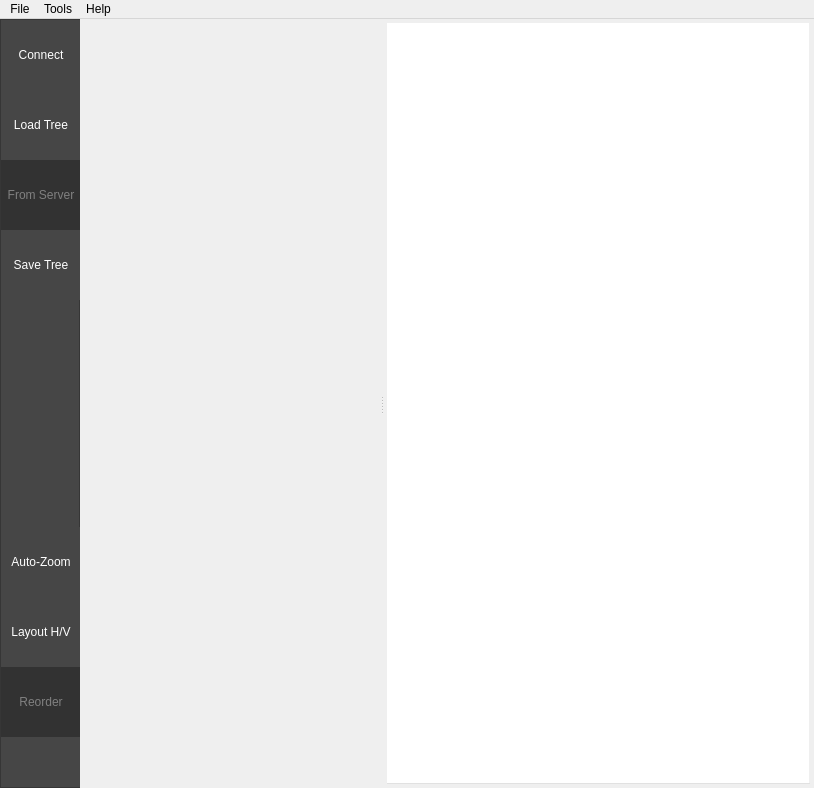
<?xml version="1.0" encoding="UTF-8"?>
<ui version="4.0">
 <class>MainWindow</class>
 <widget class="QMainWindow" name="MainWindow">
  <property name="geometry">
   <rect>
    <x>0</x>
    <y>0</y>
    <width>814</width>
    <height>788</height>
   </rect>
  </property>
  <property name="minimumSize">
   <size>
    <width>800</width>
    <height>600</height>
   </size>
  </property>
  <property name="windowTitle">
   <string>Groot</string>
  </property>
  <property name="iconSize">
   <size>
    <width>60</width>
    <height>60</height>
   </size>
  </property>
  <property name="toolButtonStyle">
   <enum>Qt::ToolButtonTextUnderIcon</enum>
  </property>
  <property name="tabShape">
   <enum>QTabWidget::Rounded</enum>
  </property>
  <widget class="QWidget" name="centralwidget">
   <property name="styleSheet">
    <string notr="true"/>
   </property>
   <layout class="QHBoxLayout" name="horizontalLayout">
    <property name="spacing">
     <number>0</number>
    </property>
    <property name="leftMargin">
     <number>0</number>
    </property>
    <property name="topMargin">
     <number>0</number>
    </property>
    <property name="rightMargin">
     <number>0</number>
    </property>
    <property name="bottomMargin">
     <number>0</number>
    </property>
    <item>
     <widget class="QFrame" name="frame">
      <property name="minimumSize">
       <size>
        <width>80</width>
        <height>0</height>
       </size>
      </property>
      <property name="maximumSize">
       <size>
        <width>80</width>
        <height>16777215</height>
       </size>
      </property>
      <property name="styleSheet">
       <string notr="true">background-color: rgb(70, 70, 70);
</string>
      </property>
      <property name="frameShape">
       <enum>QFrame::StyledPanel</enum>
      </property>
      <property name="frameShadow">
       <enum>QFrame::Raised</enum>
      </property>
      <layout class="QVBoxLayout" name="verticalLayout">
       <property name="spacing">
        <number>0</number>
       </property>
       <property name="leftMargin">
        <number>0</number>
       </property>
       <property name="topMargin">
        <number>0</number>
       </property>
       <property name="rightMargin">
        <number>0</number>
       </property>
       <property name="bottomMargin">
        <number>0</number>
       </property>
       <item>
        <widget class="QToolButton" name="toolButtonConnect">
         <property name="minimumSize">
          <size>
           <width>80</width>
           <height>70</height>
          </size>
         </property>
         <property name="maximumSize">
          <size>
           <width>80</width>
           <height>70</height>
          </size>
         </property>
         <property name="font">
          <font>
           <pointsize>9</pointsize>
          </font>
         </property>
         <property name="focusPolicy">
          <enum>Qt::NoFocus</enum>
         </property>
         <property name="autoFillBackground">
          <bool>false</bool>
         </property>
         <property name="styleSheet">
          <string notr="true">QToolButton {
    color:white;
}
QToolButton:hover{
   background-color: rgb(110, 110, 110);
}
QToolButton:pressed{
  background-color: rgb(50, 150, 0)
}
QToolButton:disabled{
  color:gray;
  background-color: rgb(50, 50, 50)
}
</string>
         </property>
         <property name="text">
          <string>Connect</string>
         </property>
         <property name="icon">
          <iconset resource="resources/icons.qrc">
           <normaloff>:/icons/svg/connect.svg</normaloff>:/icons/svg/connect.svg</iconset>
         </property>
         <property name="iconSize">
          <size>
           <width>34</width>
           <height>34</height>
          </size>
         </property>
         <property name="checkable">
          <bool>false</bool>
         </property>
         <property name="toolButtonStyle">
          <enum>Qt::ToolButtonTextUnderIcon</enum>
         </property>
         <property name="autoRaise">
          <bool>true</bool>
         </property>
        </widget>
       </item>
       <item>
        <widget class="QToolButton" name="toolButtonLoadFile">
         <property name="minimumSize">
          <size>
           <width>80</width>
           <height>70</height>
          </size>
         </property>
         <property name="maximumSize">
          <size>
           <width>80</width>
           <height>70</height>
          </size>
         </property>
         <property name="font">
          <font>
           <pointsize>9</pointsize>
          </font>
         </property>
         <property name="focusPolicy">
          <enum>Qt::NoFocus</enum>
         </property>
         <property name="autoFillBackground">
          <bool>false</bool>
         </property>
         <property name="styleSheet">
          <string notr="true">QToolButton {
    color:white;
}

QToolButton:hover{
   background-color: rgb(110, 110, 110);
}

QToolButton:pressed{
  background-color: rgb(50, 150, 0)
}

QToolButton:disabled{
  color:gray;
  background-color: rgb(50, 50, 50)
}
</string>
         </property>
         <property name="text">
          <string>Load Tree</string>
         </property>
         <property name="icon">
          <iconset resource="resources/icons.qrc">
           <normaloff>:/icons/svg/folder.svg</normaloff>:/icons/svg/folder.svg</iconset>
         </property>
         <property name="iconSize">
          <size>
           <width>34</width>
           <height>34</height>
          </size>
         </property>
         <property name="checkable">
          <bool>false</bool>
         </property>
         <property name="toolButtonStyle">
          <enum>Qt::ToolButtonTextUnderIcon</enum>
         </property>
         <property name="autoRaise">
          <bool>true</bool>
         </property>
        </widget>
       </item>
       <item>
        <widget class="QToolButton" name="toolButtonLoadRemote">
         <property name="enabled">
          <bool>false</bool>
         </property>
         <property name="minimumSize">
          <size>
           <width>80</width>
           <height>70</height>
          </size>
         </property>
         <property name="maximumSize">
          <size>
           <width>80</width>
           <height>70</height>
          </size>
         </property>
         <property name="font">
          <font>
           <pointsize>9</pointsize>
          </font>
         </property>
         <property name="focusPolicy">
          <enum>Qt::NoFocus</enum>
         </property>
         <property name="toolTip">
          <string/>
         </property>
         <property name="autoFillBackground">
          <bool>false</bool>
         </property>
         <property name="styleSheet">
          <string notr="true">QToolButton {
    color:white;
}

QToolButton:hover{
   background-color: rgb(110, 110, 110);
}

QToolButton:pressed{
  background-color: rgb(50, 150, 0)
}

QToolButton:disabled{
  color:gray;
  background-color: rgb(50, 50, 50)
}
</string>
         </property>
         <property name="text">
          <string>From Server</string>
         </property>
         <property name="icon">
          <iconset resource="resources/icons.qrc">
           <normaloff>:/icons/svg/server_download.svg</normaloff>:/icons/svg/server_download.svg</iconset>
         </property>
         <property name="iconSize">
          <size>
           <width>34</width>
           <height>34</height>
          </size>
         </property>
         <property name="checkable">
          <bool>false</bool>
         </property>
         <property name="toolButtonStyle">
          <enum>Qt::ToolButtonTextUnderIcon</enum>
         </property>
         <property name="autoRaise">
          <bool>true</bool>
         </property>
        </widget>
       </item>
       <item>
        <widget class="QToolButton" name="toolButtonSaveFile">
         <property name="minimumSize">
          <size>
           <width>80</width>
           <height>70</height>
          </size>
         </property>
         <property name="maximumSize">
          <size>
           <width>80</width>
           <height>70</height>
          </size>
         </property>
         <property name="font">
          <font>
           <pointsize>9</pointsize>
          </font>
         </property>
         <property name="focusPolicy">
          <enum>Qt::NoFocus</enum>
         </property>
         <property name="autoFillBackground">
          <bool>false</bool>
         </property>
         <property name="styleSheet">
          <string notr="true">QToolButton {
    color:white;
}

QToolButton:hover{
   background-color: rgb(110, 110, 110);
}

QToolButton:pressed{
  background-color: rgb(50, 150, 0)
}

QToolButton:disabled{
  color:gray;
  background-color: rgb(50, 50, 50)
}
</string>
         </property>
         <property name="text">
          <string>Save Tree</string>
         </property>
         <property name="icon">
          <iconset resource="resources/icons.qrc">
           <normaloff>:/icons/svg/save_white.svg</normaloff>:/icons/svg/save_white.svg</iconset>
         </property>
         <property name="iconSize">
          <size>
           <width>34</width>
           <height>34</height>
          </size>
         </property>
         <property name="checkable">
          <bool>false</bool>
         </property>
         <property name="toolButtonStyle">
          <enum>Qt::ToolButtonTextUnderIcon</enum>
         </property>
         <property name="autoRaise">
          <bool>true</bool>
         </property>
        </widget>
       </item>
       <item>
        <spacer name="verticalSpacer_2">
         <property name="orientation">
          <enum>Qt::Vertical</enum>
         </property>
         <property name="sizeHint" stdset="0">
          <size>
           <width>20</width>
           <height>40</height>
          </size>
         </property>
        </spacer>
       </item>
       <item>
        <widget class="QToolButton" name="toolButtonCenterView">
         <property name="minimumSize">
          <size>
           <width>80</width>
           <height>70</height>
          </size>
         </property>
         <property name="maximumSize">
          <size>
           <width>80</width>
           <height>70</height>
          </size>
         </property>
         <property name="font">
          <font>
           <pointsize>9</pointsize>
          </font>
         </property>
         <property name="focusPolicy">
          <enum>Qt::NoFocus</enum>
         </property>
         <property name="toolTip">
          <string>Zoom and Center view</string>
         </property>
         <property name="styleSheet">
          <string notr="true">QToolButton {
    color:white;
}

QToolButton:hover{
   background-color: rgb(110, 110, 110);
}

QToolButton:pressed{
  background-color: rgb(50, 150, 0)
}

QToolButton:disabled{
  color:gray;
  background-color: rgb(50, 50, 50)
}
</string>
         </property>
         <property name="text">
          <string>Auto-Zoom</string>
         </property>
         <property name="icon">
          <iconset resource="resources/icons.qrc">
           <normaloff>:/icons/svg/zoom_home.svg</normaloff>:/icons/svg/zoom_home.svg</iconset>
         </property>
         <property name="iconSize">
          <size>
           <width>32</width>
           <height>32</height>
          </size>
         </property>
         <property name="toolButtonStyle">
          <enum>Qt::ToolButtonTextUnderIcon</enum>
         </property>
         <property name="autoRaise">
          <bool>true</bool>
         </property>
        </widget>
       </item>
       <item>
        <widget class="QToolButton" name="toolButtonLayout">
         <property name="minimumSize">
          <size>
           <width>80</width>
           <height>70</height>
          </size>
         </property>
         <property name="maximumSize">
          <size>
           <width>80</width>
           <height>70</height>
          </size>
         </property>
         <property name="baseSize">
          <size>
           <width>80</width>
           <height>65</height>
          </size>
         </property>
         <property name="font">
          <font>
           <pointsize>9</pointsize>
          </font>
         </property>
         <property name="focusPolicy">
          <enum>Qt::NoFocus</enum>
         </property>
         <property name="styleSheet">
          <string notr="true">QToolButton {
    color:white;
}

QToolButton:hover{
   background-color: rgb(110, 110, 110);
}

QToolButton:pressed{
  background-color: rgb(50, 150, 0)
}

QToolButton:disabled{
  color:gray;
  background-color: rgb(50, 50, 50)
}
</string>
         </property>
         <property name="text">
          <string>Layout H/V</string>
         </property>
         <property name="icon">
          <iconset resource="resources/icons.qrc">
           <normaloff>:/icons/BT-horizontal.png</normaloff>:/icons/BT-horizontal.png</iconset>
         </property>
         <property name="iconSize">
          <size>
           <width>34</width>
           <height>34</height>
          </size>
         </property>
         <property name="toolButtonStyle">
          <enum>Qt::ToolButtonTextUnderIcon</enum>
         </property>
         <property name="autoRaise">
          <bool>true</bool>
         </property>
        </widget>
       </item>
       <item>
        <widget class="QToolButton" name="toolButtonReorder">
         <property name="enabled">
          <bool>false</bool>
         </property>
         <property name="sizePolicy">
          <sizepolicy hsizetype="Fixed" vsizetype="Fixed">
           <horstretch>80</horstretch>
           <verstretch>70</verstretch>
          </sizepolicy>
         </property>
         <property name="minimumSize">
          <size>
           <width>80</width>
           <height>70</height>
          </size>
         </property>
         <property name="font">
          <font>
           <pointsize>9</pointsize>
          </font>
         </property>
         <property name="focusPolicy">
          <enum>Qt::NoFocus</enum>
         </property>
         <property name="styleSheet">
          <string notr="true">QToolButton {
    color:white;
}

QToolButton:hover{
   background-color: rgb(110, 110, 110);
}

QToolButton:pressed{
  background-color: rgb(50, 150, 0)
}

QToolButton:disabled{
  color:gray;
  background-color: rgb(50, 50, 50)
}
</string>
         </property>
         <property name="text">
          <string>Reorder</string>
         </property>
         <property name="icon">
          <iconset resource="resources/icons.qrc">
           <normaloff>:/icons/svg/magic-wand.svg</normaloff>:/icons/svg/magic-wand.svg</iconset>
         </property>
         <property name="iconSize">
          <size>
           <width>32</width>
           <height>32</height>
          </size>
         </property>
         <property name="toolButtonStyle">
          <enum>Qt::ToolButtonTextUnderIcon</enum>
         </property>
         <property name="autoRaise">
          <bool>true</bool>
         </property>
        </widget>
       </item>
       <item>
        <widget class="QFrame" name="semaphoreFrame">
         <property name="minimumSize">
          <size>
           <width>90</width>
           <height>50</height>
          </size>
         </property>
         <property name="maximumSize">
          <size>
           <width>90</width>
           <height>50</height>
          </size>
         </property>
         <layout class="QHBoxLayout" name="topLayout">
          <property name="spacing">
           <number>0</number>
          </property>
          <property name="topMargin">
           <number>1</number>
          </property>
          <property name="bottomMargin">
           <number>1</number>
          </property>
          <item>
           <widget class="QLabel" name="labelSemaphore">
            <property name="minimumSize">
             <size>
              <width>32</width>
              <height>32</height>
             </size>
            </property>
            <property name="maximumSize">
             <size>
              <width>30</width>
              <height>30</height>
             </size>
            </property>
            <property name="text">
             <string/>
            </property>
            <property name="pixmap">
             <pixmap resource="resources/icons.qrc">:/icons/red-circle.png</pixmap>
            </property>
            <property name="scaledContents">
             <bool>true</bool>
            </property>
            <property name="alignment">
             <set>Qt::AlignCenter</set>
            </property>
           </widget>
          </item>
         </layout>
        </widget>
       </item>
      </layout>
     </widget>
    </item>
    <item>
     <widget class="QSplitter" name="splitter">
      <property name="frameShape">
       <enum>QFrame::NoFrame</enum>
      </property>
      <property name="lineWidth">
       <number>3</number>
      </property>
      <property name="midLineWidth">
       <number>1</number>
      </property>
      <property name="orientation">
       <enum>Qt::Horizontal</enum>
      </property>
      <property name="handleWidth">
       <number>3</number>
      </property>
      <widget class="QFrame" name="leftFrame">
       <property name="minimumSize">
        <size>
         <width>300</width>
         <height>0</height>
        </size>
       </property>
       <property name="maximumSize">
        <size>
         <width>500</width>
         <height>16777215</height>
        </size>
       </property>
       <property name="frameShadow">
        <enum>QFrame::Raised</enum>
       </property>
       <property name="lineWidth">
        <number>0</number>
       </property>
       <layout class="QVBoxLayout" name="verticalLayout_2">
        <property name="leftMargin">
         <number>4</number>
        </property>
        <property name="topMargin">
         <number>4</number>
        </property>
        <property name="rightMargin">
         <number>4</number>
        </property>
        <property name="bottomMargin">
         <number>4</number>
        </property>
       </layout>
      </widget>
      <widget class="QWidget" name="layoutWidget">
       <layout class="QVBoxLayout" name="centralLayout" stretch="0">
        <property name="leftMargin">
         <number>4</number>
        </property>
        <property name="topMargin">
         <number>4</number>
        </property>
        <property name="rightMargin">
         <number>4</number>
        </property>
        <property name="bottomMargin">
         <number>4</number>
        </property>
        <item>
         <widget class="QTabWidget" name="tabWidget">
          <property name="sizePolicy">
           <sizepolicy hsizetype="Expanding" vsizetype="Expanding">
            <horstretch>0</horstretch>
            <verstretch>0</verstretch>
           </sizepolicy>
          </property>
          <property name="minimumSize">
           <size>
            <width>300</width>
            <height>0</height>
           </size>
          </property>
          <property name="baseSize">
           <size>
            <width>500</width>
            <height>0</height>
           </size>
          </property>
          <property name="focusPolicy">
           <enum>Qt::NoFocus</enum>
          </property>
          <property name="acceptDrops">
           <bool>true</bool>
          </property>
          <property name="styleSheet">
           <string notr="true">background-color: rgba(255, 255, 255, 0);</string>
          </property>
         </widget>
        </item>
       </layout>
      </widget>
     </widget>
    </item>
   </layout>
  </widget>
  <widget class="QMenuBar" name="menubar">
   <property name="geometry">
    <rect>
     <x>0</x>
     <y>0</y>
     <width>814</width>
     <height>22</height>
    </rect>
   </property>
   <widget class="QMenu" name="menuLoad">
    <property name="title">
     <string>File</string>
    </property>
    <addaction name="actionClear"/>
    <addaction name="actionQuit"/>
   </widget>
   <widget class="QMenu" name="menuMode">
    <property name="title">
     <string>Tools</string>
    </property>
    <widget class="QMenu" name="menuSwitch_To">
     <property name="title">
      <string>Switch Mode...</string>
     </property>
     <addaction name="actionEditor_mode"/>
     <addaction name="actionMonitor_mode"/>
     <addaction name="actionReplay_mode"/>
    </widget>
    <addaction name="menuSwitch_To"/>
    <addaction name="actionCustomDataTypes"/>
   </widget>
   <widget class="QMenu" name="menuHelp">
    <property name="title">
     <string>Help</string>
    </property>
    <addaction name="actionReportIssue"/>
    <addaction name="actionAbout"/>
   </widget>
   <addaction name="menuLoad"/>
   <addaction name="menuMode"/>
   <addaction name="menuHelp"/>
  </widget>
  <action name="actionLoad">
   <property name="text">
    <string>Load</string>
   </property>
   <property name="shortcut">
    <string>Ctrl+L</string>
   </property>
  </action>
  <action name="actionSave">
   <property name="text">
    <string>Save</string>
   </property>
   <property name="shortcut">
    <string>Ctrl+S</string>
   </property>
  </action>
  <action name="actionQuit">
   <property name="text">
    <string>Quit</string>
   </property>
   <property name="shortcut">
    <string>Ctrl+Q</string>
   </property>
  </action>
  <action name="actionLoadRemote">
   <property name="text">
    <string>Load from remote server</string>
   </property>
  </action>
  <action name="actionClear">
   <property name="text">
    <string>Clear</string>
   </property>
  </action>
  <action name="actionEditor_mode">
   <property name="text">
    <string>Editor Mode</string>
   </property>
  </action>
  <action name="actionMonitor_mode">
   <property name="text">
    <string>Real-time Monitor</string>
   </property>
  </action>
  <action name="actionReplay_mode">
   <property name="text">
    <string>Log Replay</string>
   </property>
  </action>
  <action name="actionReportIssue">
   <property name="text">
    <string>Report an Issue...</string>
   </property>
  </action>
  <action name="actionAbout">
   <property name="text">
    <string>About</string>
   </property>
  </action>
  <action name="actionCustomDataTypes">
   <property name="text">
    <string>Custom Data Types</string>
   </property>
  </action>
 </widget>
 <resources>
  <include location="resources/icons.qrc"/>
  <include location="resources/icons.qrc"/>
 </resources>
 <connections>
  <connection>
   <sender>actionQuit</sender>
   <signal>triggered()</signal>
   <receiver>MainWindow</receiver>
   <slot>close()</slot>
   <hints>
    <hint type="sourcelabel">
     <x>-1</x>
     <y>-1</y>
    </hint>
    <hint type="destinationlabel">
     <x>558</x>
     <y>362</y>
    </hint>
   </hints>
  </connection>
 </connections>
</ui>
